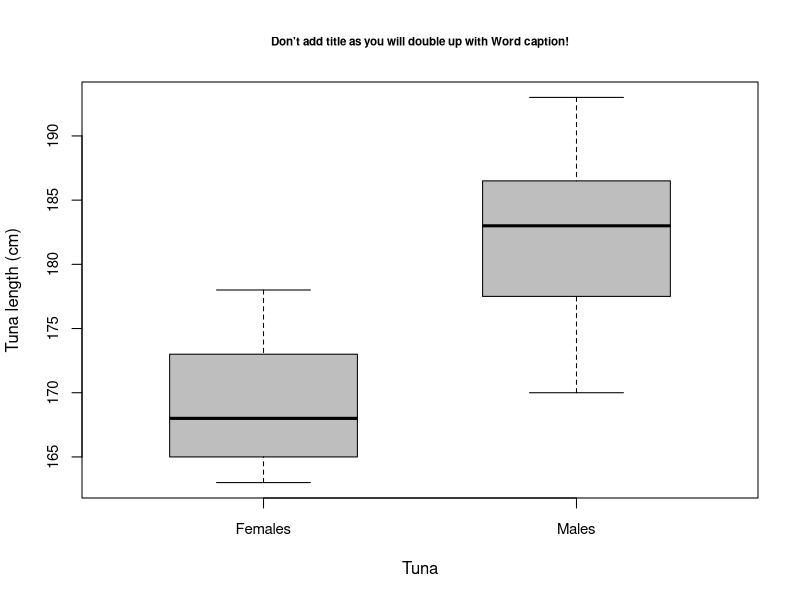
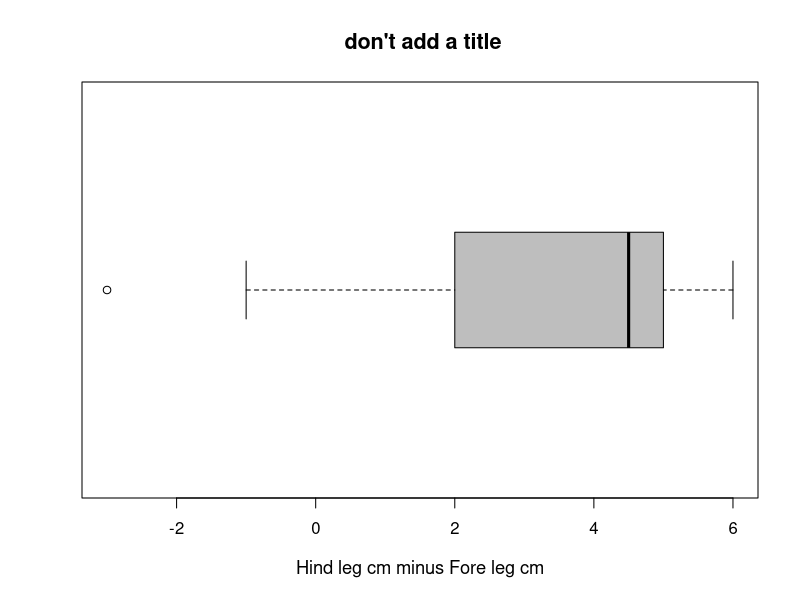
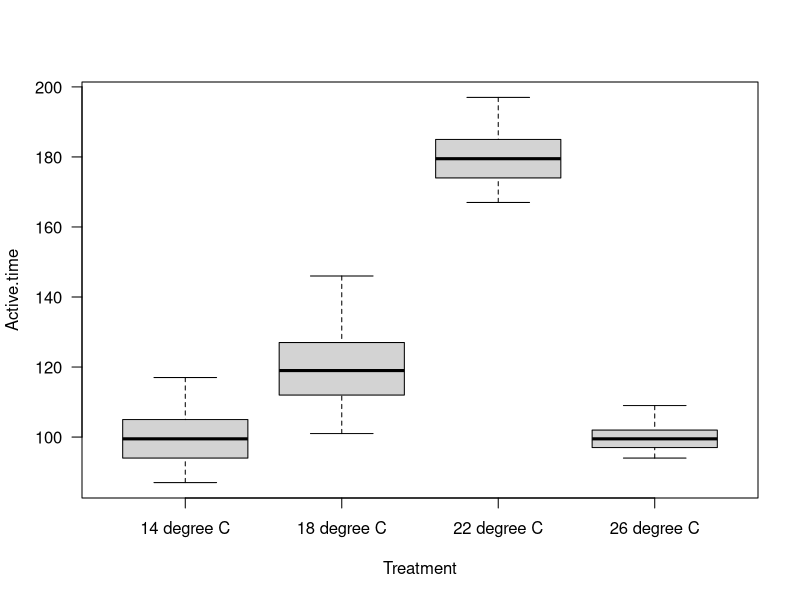
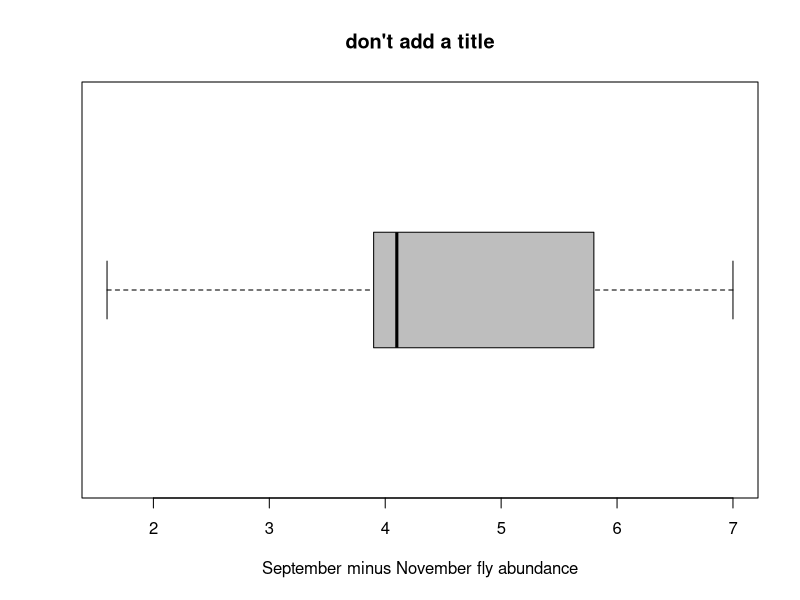
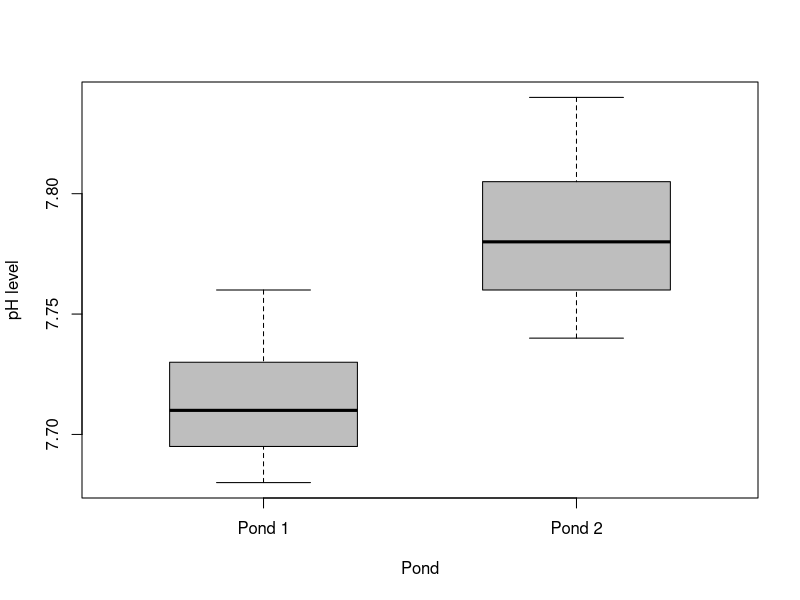
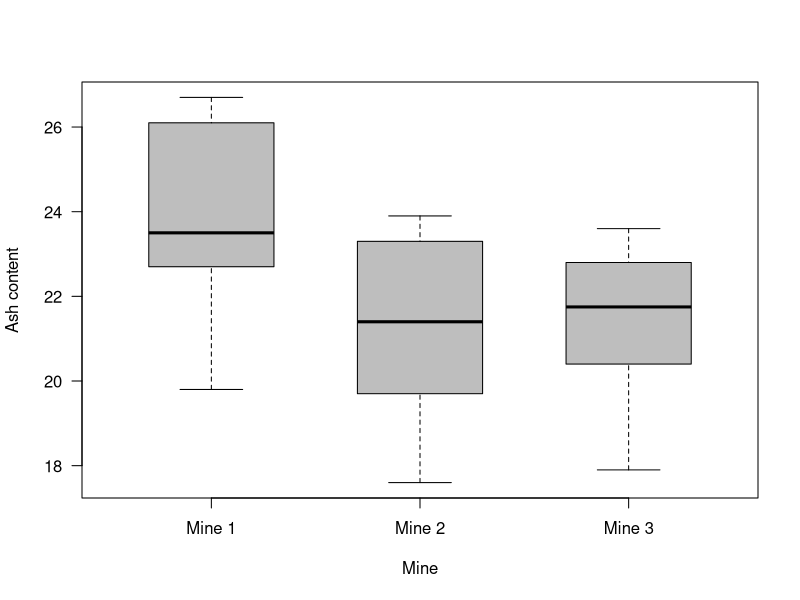

Write R code to recreate these figures, in order.
## ---- chunk 1
tuna.data <- read.csv("datas/TunaMF.csv", stringsAsFactors = T)
head(tuna.data)
str(tuna.data)
summary(tuna.data)
## ---- chunk 2
with(tuna.data,boxplot(Fish.cm~Type,
                       names =c("Females", "Males"),
                       ylab = "Tuna length (cm)",
                       xlab = "Tuna",
                       main = "Don't add title as you will double up with Word caption!",
                       boxwex=0.6,
                       col = "grey",
                       horizontal = F,
                       cex.axis=0.9, cex.lab=1.0,cex.main=0.7))
## ---- chunk 3
with(tuna.data,wilcox.test(Fish.cm ~ Type))
## ---- chunk 4
bear.data <- read.csv("datas/Bears.csv")
head(bear.data)
str(bear.data)
## ---- chunk 5
#paired difference plot
with(bear.data, boxplot(Hind.leg - Fore.leg,
                        ylab = "",
                        xlab = "Hind leg cm minus Fore leg cm",
                        main = " don't add a title",
                        boxwex=0.6,
                        col = "grey",
                        horizontal = T,
                        font.main=4, cex.axis=1.0, cex.lab=1.1, cex.main=1.3))
## ---- chunk 6
with(bear.data,wilcox.test(Hind.leg, Fore.leg, paired=T ))
with(bear.data,wilcox.test(Hind.leg, Fore.leg, paired=T , exact =F))
with(bear.data,wilcox.test(Hind.leg, Fore.leg, exact =F ))
## ---- chunk 7
snailkw <-read.csv("datas/SnailsKW.csv", stringsAsFactors = T)
head(snailkw)
str(snailkw)
summary(snailkw)
## ---- chunk 8
with(snailkw,tapply(Active.time, Treatment,median))
with(snailkw,tapply(Active.time, Treatment,mean))
with(snailkw,tapply(Active.time, Treatment,sd))
with(snailkw,tapply(Active.time, Treatment,quantile))
with(snailkw,boxplot(Active.time~Treatment, las =1))
## ---- chunk 9
with(snailkw,kruskal.test(Active.time~Treatment)) 
with(snailkw,kruskal.test(Active.time,Treatment)) 
with(snailkw,pairwise.wilcox.test(Active.time,Treatment, exact =F))
## ---- chunk 10
flies<-read.csv("datas/Flies.csv", stringsAsFactors = T)
str(flies)
## ---- chunk 11
#paired difference plot
with(flies, boxplot(Sept - Nov,
                    ylab = "",
                    xlab = "September minus November fly abundance",
                    main = "don't add a title",
                    boxwex = 0.6,
                    col = "grey",
                    horizontal = TRUE))

## ---- chunk 12
with(flies, wilcox.test(Sept, Nov, paired = T)) 
## ---- chunk 13
ph<-read.csv("datas/PhPonds.csv", stringsAsFactors=T)
str(ph)
## ---- chunk 14
with(ph, boxplot(Sample.1, Sample.2,
                 names = c("Pond 1", "Pond 2"),
                 ylab = "pH level",
                 xlab = "Pond",
                 boxwex = 0.6,
                 col = "grey"))

## ---- chunk 15
with(ph,wilcox.test(Sample.1,Sample.2, exact = FALSE))
## ---- chunk 16
coal<-read.csv("datas/coal_kw_example.csv", stringsAsFactors = T)
str(coal)
## ---- chunk 17
with(coal, boxplot(ash ~ mine,
                   names = c("Mine 1", "Mine 2", "Mine 3"),
                   ylab = "Ash content",
                   xlab = "Mine",
                   boxwex = 0.6,
                   col = "grey",
                   las = 1))

## ---- chunk 18
with(coal, kruskal.test(ash ~ mine))

## ---- chunk 19
with(coal, pairwise.wilcox.test(ash, mine,
                                exact = FALSE))
